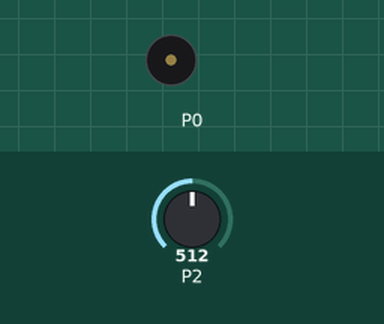
Recording of a program running on a simulated BBC micro:bit running MicroPython. On the bench: buzzer (waves = sounding). The test bench sets the inputs (shaded band); at power-on: P2 = 512 (analog values on the 0–1023 scale).

Above: at 1.2 s.
1.3 s: P2 set to 306
At 2.6 s:
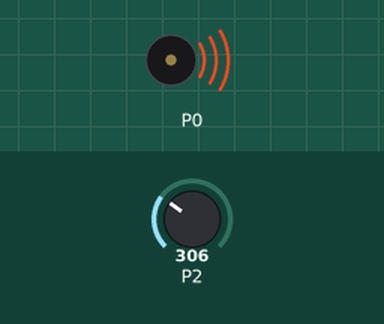
Timing chart, 0 to 4.3 s (numbered marks = the images above; inputs shaded):
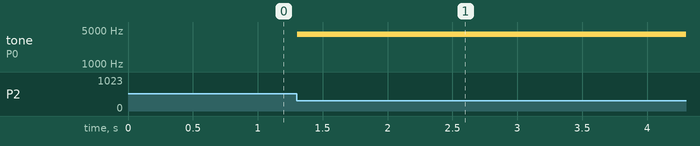

The program:

p7_musica_magica.py
```python
# P7 Musica Magica

from microbit import *
import music

multiplicador = 20

base_iluminacion = pin2.read_analog()

while True:
    iluminacion = pin2.read_analog()
    tono = base_iluminacion - iluminacion
    if tono > 0:
        music.pitch(tono * multiplicador)
    sleep(100)
```

Measured:
- after the input at 1.3 s, tone on P0: silent → 4120 Hz at once
